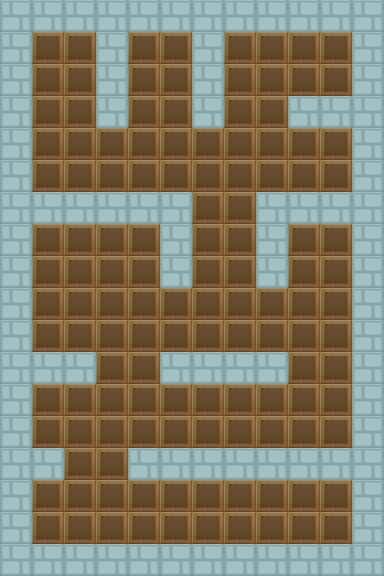

Tiled map render using the project's own tile images. Description and the map definition, with tile-layer contents summarised, below:
An orthogonal 12x18 tile map with 32x32 px tiles, 2 tile layers (fundo, colisao), 2 tilesets and 15 objects.

<map version="1.2" tiledversion="1.2.4" orientation="orthogonal" renderorder="right-down" width="12" height="18" tilewidth="32" tileheight="32" infinite="0" nextlayerid="4" nextobjectid="16">
 <tileset firstgid="1" name="blocos" tilewidth="32" tileheight="32" tilecount="8" columns="2">
  <image source="../images/blocos.png" width="64" height="128" />
 </tileset>
 <tileset firstgid="9" name="blockx64" tilewidth="32" tileheight="32" tilecount="36" columns="6">
  <image source="../images/blockx64.png" width="192" height="192" />
 </tileset>
 <layer id="1" name="fundo" width="12" height="18" locked="1">
  <data>[216 cells, 216 non-empty, 1 distinct tile ids]</data>
 </layer>
 <layer id="2" name="colisao" width="12" height="18" locked="1">
  <data>[216 cells, 90 non-empty, 1 distinct tile ids]</data>
 </layer>
 <objectgroup id="3" name="colisao" locked="1">
  <object id="1" x="2" y="1" width="348" height="30" />
  <object id="2" x="97" y="32" width="30" height="96" />
  <object id="3" x="34" y="191" width="157" height="34" />
  <object id="4" x="160" y="225" width="30" height="61" />
  <object id="5" x="257" y="193" width="94" height="30" />
  <object id="6" x="257" y="226" width="30" height="61" />
  <object id="7" x="289" y="97" width="64" height="30" />
  <object id="8" x="352" y="2" width="30" height="540" />
  <object id="9" x="33" y="544" width="349" height="31" />
  <object id="10" x="1" y="31" width="30" height="543" />
  <object id="11" x="33" y="448" width="30" height="32" />
  <object id="12" x="162" y="353" width="125" height="29" />
  <object id="13" x="192" y="32" width="33" height="96" />
  <object id="14" x="129" y="448" width="223" height="32" />
  <object id="15" x="33" y="353" width="61" height="29" />
 </objectgroup>
</map>